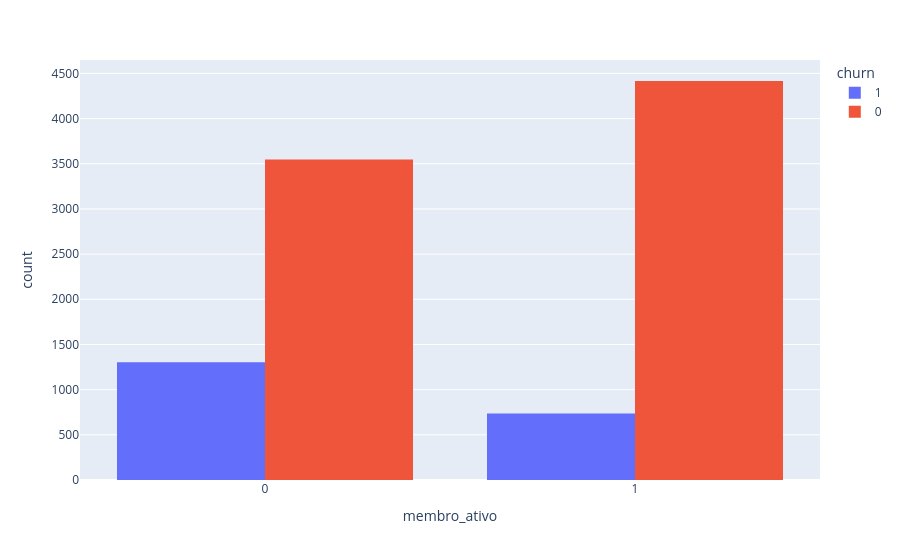

The notebook cell saved with this chart:
### Code cell
px.histogram(dados_brutos, x='membro_ativo', color='churn', barmode='group')

### Figure 1 — Plotly figure (JSON) as saved in the notebook; plotly's stock layout.template omitted (floating-point values rounded to 4 significant figures; data arrays with more than 128 entries replaced by an {"elided": "..."} marker saying what was removed)
{"data": [{"alignmentgroup": "True", "bingroup": "x", "hovertemplate": "churn=1<br>membro_ativo=%{x}<br>count=%{y}<extra></extra>", "legendgroup": "1", "marker": {"color": "#636efa", "pattern": {"shape": ""}}, "name": "1", "offsetgroup": "1", "orientation": "v", "showlegend": true, "type": "histogram", "x": {"elided": "2037 int values"}, "xaxis": "x", "yaxis": "y"}, {"alignmentgroup": "True", "bingroup": "x", "hovertemplate": "churn=0<br>membro_ativo=%{x}<br>count=%{y}<extra></extra>", "legendgroup": "0", "marker": {"color": "#EF553B", "pattern": {"shape": ""}}, "name": "0", "offsetgroup": "0", "orientation": "v", "showlegend": true, "type": "histogram", "x": {"elided": "7963 int values"}, "xaxis": "x", "yaxis": "y"}], "layout": {"barmode": "group", "legend": {"title": {"text": "churn"}, "tracegroupgap": 0}, "margin": {"t": 60}, "xaxis": {"anchor": "y", "domain": [0, 1], "title": {"text": "membro_ativo"}}, "yaxis": {"anchor": "x", "domain": [0, 1], "title": {"text": "count"}}}}
